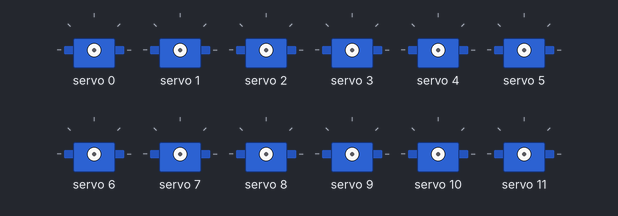
Bench run of a sketch on a simulated Arduino Uno, built with avr-gcc and run on an emulated ATmega328P. Shown: 12 × servo.

Above: at 0.05 s.
At 1.85 s:
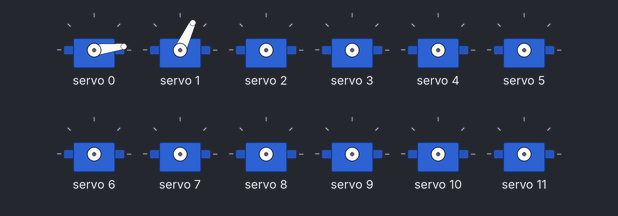
At 3.7 s:
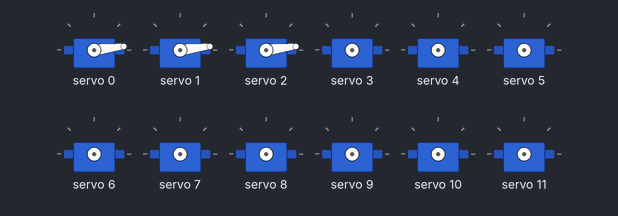
At 7.35 s:
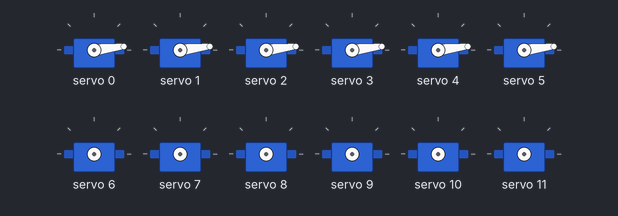
At 11.0 s:
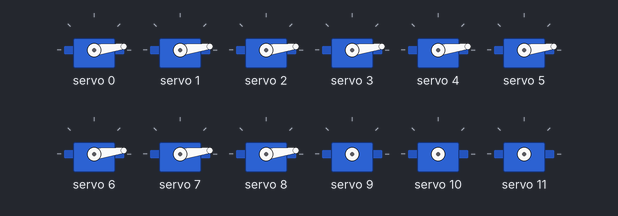
At 14.65 s:
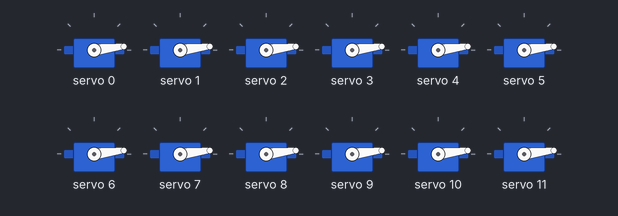
Timing chart, 0 to 19.1 s (numbered marks = the images above):
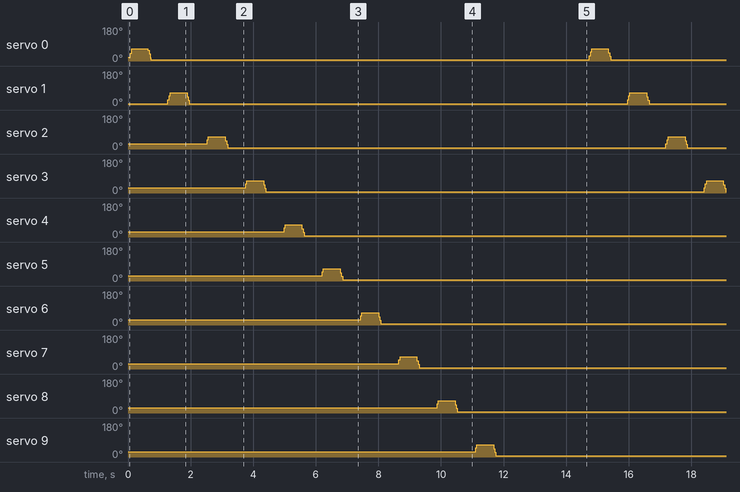

Measured:
- by itself, servo 2–8: repeats every 14.7 s: 65° 0.54 s, 45° 0.04 s, 25° 0.04 s, 7° 14.0 s, 27° 0.04 s, 48° 0.03 s

The sketch:

prueba.ino
```cpp
#include <Wire.h>
#include <Adafruit_PWMServoDriver.h>

Adafruit_PWMServoDriver myServo = Adafruit_PWMServoDriver();

#define SERVOMIN 150
#define SERVOMAX 300

uint8_t servonum = 0;
uint8_t numberOfServos = 12;

void setup() {
  Serial.begin(9600);
  myServo.begin();
  myServo.setPWMFreq(60);
  delay(10);
}

void loop() {
  for (uint16_t pulselen = SERVOMIN; pulselen < SERVOMAX; pulselen++){
    myServo.setPWM(servonum, 0, pulselen);
  }
  delay(500);
  for (uint16_t pulselen = SERVOMAX; pulselen > SERVOMIN; pulselen--){
    myServo.setPWM(servonum, 0, pulselen);
  }
  delay(500);

  servonum ++;
  if (servonum > numberOfServos-1)
    servonum = 0;
}
```
